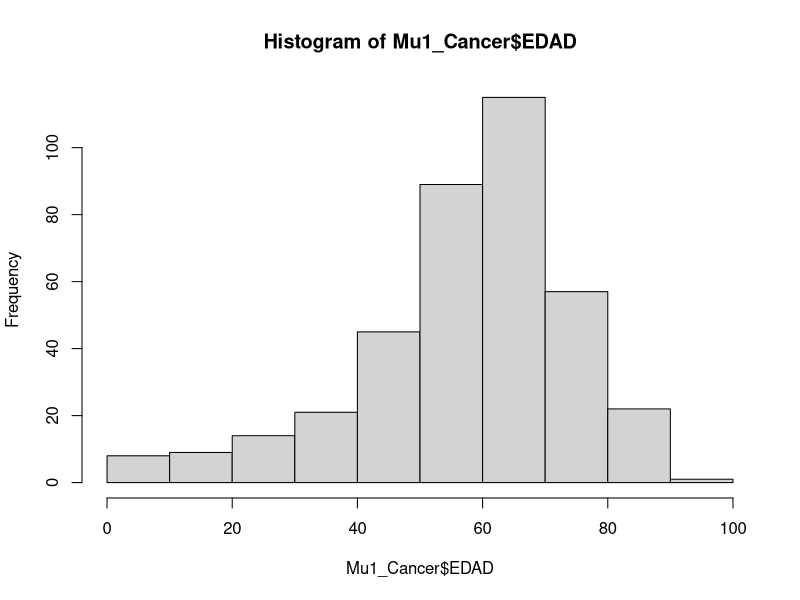

Generate this figure with R:
# Clase de muestreo
# link: https://www.datos.gov.co/Salud-y-Protecci-n-Social/MORBILIDAD-POR-CANCER/utgq-6fdm/about_data
# Casos de cancer en Pereira, Risaralda- Descargar para csv para excel
# Paquetes a instalar
install.packages("readr")
install.packages("psych")
install.packages("dplyr")
# Llamar librerias
library(readr)
library(psych)
library(dplyr)
#Población
Po_Cancer <- read_csv("MORBILIDAD_POR_CANCER_20250328.csv")
summary(Po_Cancer)
str(Po_Cancer)
describe.by(Po_Cancer,Po_Cancer$SEXO)
# Muestra 1
Mu1_Cancer<-sample_n(Po_Cancer,381) # 95% C y 5 E -> 381
describe.by(Mu1_Cancer,Mu1_Cancer$SEXO)
shapiro.test(Mu1_Cancer$EDAD)
hist(Mu1_Cancer$EDAD)
t.test(Mu1_Cancer$EDAD~Mu1_Cancer$SEXO)
# Muestra 2
Mu2_Cancer<-sample_n(Po_Cancer,11809) # 99% C y 1 E -> 11809
describe.by(Mu2_Cancer,Mu2_Cancer$SEXO)
describe(Mu2_Cancer$EDAD)
t.test(Mu2_Cancer$EDAD~Mu2_Cancer$SEXO)
